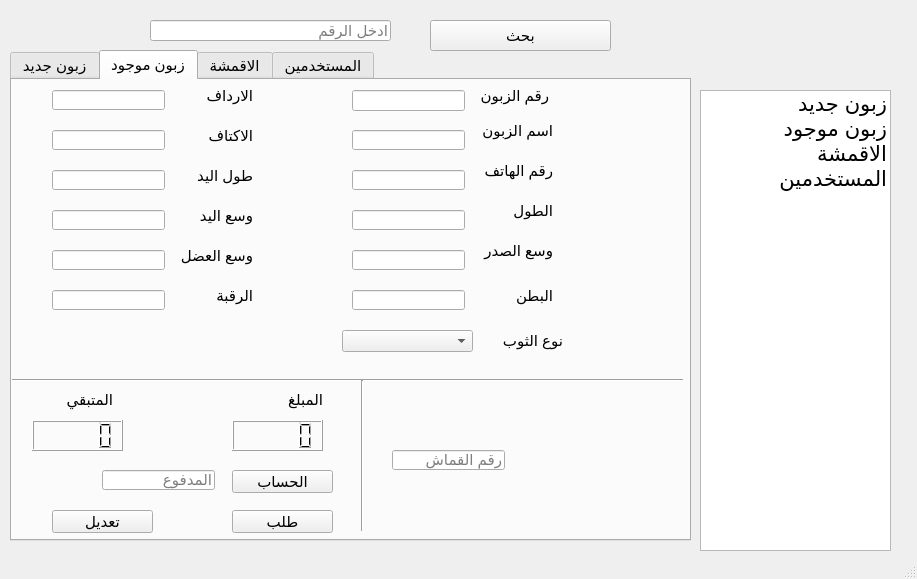
<?xml version="1.0" encoding="UTF-8"?>
<ui version="4.0">
 <class>MainWindow</class>
 <widget class="QMainWindow" name="MainWindow">
  <property name="geometry">
   <rect>
    <x>0</x>
    <y>0</y>
    <width>917</width>
    <height>579</height>
   </rect>
  </property>
  <property name="font">
   <font>
    <pointsize>11</pointsize>
   </font>
  </property>
  <property name="windowTitle">
   <string>MainWindow</string>
  </property>
  <widget class="QWidget" name="centralwidget">
   <widget class="QTabWidget" name="tabWidget">
    <property name="geometry">
     <rect>
      <x>10</x>
      <y>50</y>
      <width>681</width>
      <height>491</height>
     </rect>
    </property>
    <property name="currentIndex">
     <number>1</number>
    </property>
    <widget class="QWidget" name="tab">
     <attribute name="title">
      <string>زبون جديد</string>
     </attribute>
     <widget class="QLineEdit" name="lineEdit_3">
      <property name="geometry">
       <rect>
        <x>340</x>
        <y>40</y>
        <width>113</width>
        <height>20</height>
       </rect>
      </property>
      <property name="placeholderText">
       <string/>
      </property>
     </widget>
     <widget class="QLineEdit" name="lineEdit_4">
      <property name="geometry">
       <rect>
        <x>340</x>
        <y>90</y>
        <width>113</width>
        <height>20</height>
       </rect>
      </property>
      <property name="placeholderText">
       <string/>
      </property>
     </widget>
     <widget class="QLineEdit" name="lineEdit_5">
      <property name="geometry">
       <rect>
        <x>340</x>
        <y>140</y>
        <width>113</width>
        <height>20</height>
       </rect>
      </property>
      <property name="placeholderText">
       <string/>
      </property>
     </widget>
     <widget class="QLineEdit" name="lineEdit_6">
      <property name="geometry">
       <rect>
        <x>340</x>
        <y>190</y>
        <width>113</width>
        <height>20</height>
       </rect>
      </property>
      <property name="placeholderText">
       <string/>
      </property>
     </widget>
     <widget class="QLineEdit" name="lineEdit_7">
      <property name="geometry">
       <rect>
        <x>340</x>
        <y>240</y>
        <width>113</width>
        <height>20</height>
       </rect>
      </property>
      <property name="placeholderText">
       <string/>
      </property>
     </widget>
     <widget class="QLineEdit" name="lineEdit_8">
      <property name="geometry">
       <rect>
        <x>40</x>
        <y>40</y>
        <width>113</width>
        <height>20</height>
       </rect>
      </property>
      <property name="placeholderText">
       <string/>
      </property>
     </widget>
     <widget class="QLineEdit" name="lineEdit_9">
      <property name="geometry">
       <rect>
        <x>40</x>
        <y>90</y>
        <width>113</width>
        <height>20</height>
       </rect>
      </property>
      <property name="text">
       <string/>
      </property>
      <property name="placeholderText">
       <string/>
      </property>
     </widget>
     <widget class="QLineEdit" name="lineEdit_10">
      <property name="geometry">
       <rect>
        <x>40</x>
        <y>140</y>
        <width>113</width>
        <height>20</height>
       </rect>
      </property>
      <property name="placeholderText">
       <string/>
      </property>
     </widget>
     <widget class="QLineEdit" name="lineEdit_11">
      <property name="geometry">
       <rect>
        <x>40</x>
        <y>190</y>
        <width>113</width>
        <height>20</height>
       </rect>
      </property>
      <property name="placeholderText">
       <string/>
      </property>
     </widget>
     <widget class="QLineEdit" name="lineEdit_12">
      <property name="geometry">
       <rect>
        <x>40</x>
        <y>240</y>
        <width>113</width>
        <height>20</height>
       </rect>
      </property>
      <property name="placeholderText">
       <string/>
      </property>
     </widget>
     <widget class="QLineEdit" name="lineEdit_13">
      <property name="geometry">
       <rect>
        <x>40</x>
        <y>290</y>
        <width>113</width>
        <height>20</height>
       </rect>
      </property>
      <property name="placeholderText">
       <string/>
      </property>
     </widget>
     <widget class="QPushButton" name="save_newclint">
      <property name="geometry">
       <rect>
        <x>304</x>
        <y>340</y>
        <width>131</width>
        <height>31</height>
       </rect>
      </property>
      <property name="text">
       <string>حفظ</string>
      </property>
     </widget>
     <widget class="QPushButton" name="pushButton_3">
      <property name="geometry">
       <rect>
        <x>50</x>
        <y>340</y>
        <width>131</width>
        <height>31</height>
       </rect>
      </property>
      <property name="text">
       <string>طلب</string>
      </property>
     </widget>
     <widget class="QLabel" name="label_25">
      <property name="geometry">
       <rect>
        <x>456</x>
        <y>40</y>
        <width>91</width>
        <height>21</height>
       </rect>
      </property>
      <property name="text">
       <string>اسم الزبون</string>
      </property>
     </widget>
     <widget class="QLabel" name="label_26">
      <property name="geometry">
       <rect>
        <x>460</x>
        <y>90</y>
        <width>91</width>
        <height>21</height>
       </rect>
      </property>
      <property name="text">
       <string>رقم الهاتف</string>
      </property>
     </widget>
     <widget class="QLabel" name="label_27">
      <property name="geometry">
       <rect>
        <x>460</x>
        <y>130</y>
        <width>91</width>
        <height>21</height>
       </rect>
      </property>
      <property name="text">
       <string>الطول</string>
      </property>
     </widget>
     <widget class="QLabel" name="label_28">
      <property name="geometry">
       <rect>
        <x>460</x>
        <y>180</y>
        <width>91</width>
        <height>21</height>
       </rect>
      </property>
      <property name="text">
       <string>وسع الصدر</string>
      </property>
     </widget>
     <widget class="QLabel" name="label_29">
      <property name="geometry">
       <rect>
        <x>460</x>
        <y>240</y>
        <width>91</width>
        <height>21</height>
       </rect>
      </property>
      <property name="text">
       <string>البطن</string>
      </property>
     </widget>
     <widget class="QLabel" name="label_30">
      <property name="geometry">
       <rect>
        <x>170</x>
        <y>40</y>
        <width>91</width>
        <height>21</height>
       </rect>
      </property>
      <property name="text">
       <string>الارداف</string>
      </property>
     </widget>
     <widget class="QLabel" name="label_31">
      <property name="geometry">
       <rect>
        <x>170</x>
        <y>90</y>
        <width>91</width>
        <height>21</height>
       </rect>
      </property>
      <property name="text">
       <string>الاكتاف</string>
      </property>
     </widget>
     <widget class="QLabel" name="label_32">
      <property name="geometry">
       <rect>
        <x>170</x>
        <y>140</y>
        <width>91</width>
        <height>21</height>
       </rect>
      </property>
      <property name="text">
       <string>طول اليد</string>
      </property>
     </widget>
     <widget class="QLabel" name="label_33">
      <property name="geometry">
       <rect>
        <x>170</x>
        <y>190</y>
        <width>91</width>
        <height>21</height>
       </rect>
      </property>
      <property name="text">
       <string>وسع اليد</string>
      </property>
     </widget>
     <widget class="QLabel" name="label_34">
      <property name="geometry">
       <rect>
        <x>170</x>
        <y>240</y>
        <width>91</width>
        <height>21</height>
       </rect>
      </property>
      <property name="text">
       <string>وسع العضل</string>
      </property>
     </widget>
     <widget class="QLabel" name="label_35">
      <property name="geometry">
       <rect>
        <x>170</x>
        <y>280</y>
        <width>91</width>
        <height>21</height>
       </rect>
      </property>
      <property name="text">
       <string>الرقبة</string>
      </property>
     </widget>
    </widget>
    <widget class="QWidget" name="tab_2">
     <attribute name="title">
      <string>زبون موجود</string>
     </attribute>
     <widget class="QLineEdit" name="lineEdit_14">
      <property name="geometry">
       <rect>
        <x>340</x>
        <y>10</y>
        <width>113</width>
        <height>21</height>
       </rect>
      </property>
      <property name="placeholderText">
       <string/>
      </property>
     </widget>
     <widget class="QLineEdit" name="lineEdit_15">
      <property name="geometry">
       <rect>
        <x>340</x>
        <y>50</y>
        <width>113</width>
        <height>20</height>
       </rect>
      </property>
      <property name="placeholderText">
       <string/>
      </property>
     </widget>
     <widget class="QLineEdit" name="lineEdit_21">
      <property name="geometry">
       <rect>
        <x>40</x>
        <y>50</y>
        <width>113</width>
        <height>20</height>
       </rect>
      </property>
      <property name="text">
       <string/>
      </property>
      <property name="placeholderText">
       <string/>
      </property>
     </widget>
     <widget class="QLineEdit" name="lineEdit_20">
      <property name="geometry">
       <rect>
        <x>40</x>
        <y>10</y>
        <width>113</width>
        <height>20</height>
       </rect>
      </property>
      <property name="placeholderText">
       <string/>
      </property>
     </widget>
     <widget class="QLineEdit" name="lineEdit_24">
      <property name="geometry">
       <rect>
        <x>40</x>
        <y>170</y>
        <width>113</width>
        <height>20</height>
       </rect>
      </property>
      <property name="placeholderText">
       <string/>
      </property>
     </widget>
     <widget class="QLineEdit" name="lineEdit_23">
      <property name="geometry">
       <rect>
        <x>40</x>
        <y>130</y>
        <width>113</width>
        <height>20</height>
       </rect>
      </property>
      <property name="placeholderText">
       <string/>
      </property>
     </widget>
     <widget class="QLineEdit" name="lineEdit_16">
      <property name="geometry">
       <rect>
        <x>340</x>
        <y>90</y>
        <width>113</width>
        <height>20</height>
       </rect>
      </property>
      <property name="placeholderText">
       <string/>
      </property>
     </widget>
     <widget class="QLineEdit" name="lineEdit_19">
      <property name="geometry">
       <rect>
        <x>340</x>
        <y>210</y>
        <width>113</width>
        <height>20</height>
       </rect>
      </property>
      <property name="placeholderText">
       <string/>
      </property>
     </widget>
     <widget class="QLineEdit" name="lineEdit_22">
      <property name="geometry">
       <rect>
        <x>40</x>
        <y>90</y>
        <width>113</width>
        <height>20</height>
       </rect>
      </property>
      <property name="placeholderText">
       <string/>
      </property>
     </widget>
     <widget class="QLineEdit" name="lineEdit_17">
      <property name="geometry">
       <rect>
        <x>340</x>
        <y>130</y>
        <width>113</width>
        <height>20</height>
       </rect>
      </property>
      <property name="placeholderText">
       <string/>
      </property>
     </widget>
     <widget class="QLineEdit" name="lineEdit_18">
      <property name="geometry">
       <rect>
        <x>340</x>
        <y>170</y>
        <width>113</width>
        <height>20</height>
       </rect>
      </property>
      <property name="placeholderText">
       <string/>
      </property>
     </widget>
     <widget class="QLineEdit" name="lineEdit_25">
      <property name="geometry">
       <rect>
        <x>40</x>
        <y>210</y>
        <width>113</width>
        <height>20</height>
       </rect>
      </property>
      <property name="placeholderText">
       <string/>
      </property>
     </widget>
     <widget class="QPushButton" name="order_new_drees">
      <property name="geometry">
       <rect>
        <x>220</x>
        <y>430</y>
        <width>101</width>
        <height>23</height>
       </rect>
      </property>
      <property name="text">
       <string>طلب</string>
      </property>
     </widget>
     <widget class="QLineEdit" name="lineEdit_26">
      <property name="geometry">
       <rect>
        <x>380</x>
        <y>370</y>
        <width>113</width>
        <height>20</height>
       </rect>
      </property>
      <property name="placeholderText">
       <string>رقم القماش</string>
      </property>
     </widget>
     <widget class="Line" name="line">
      <property name="geometry">
       <rect>
        <x>0</x>
        <y>290</y>
        <width>671</width>
        <height>20</height>
       </rect>
      </property>
      <property name="orientation">
       <enum>Qt::Horizontal</enum>
      </property>
     </widget>
     <widget class="Line" name="line_2">
      <property name="geometry">
       <rect>
        <x>340</x>
        <y>300</y>
        <width>20</width>
        <height>151</height>
       </rect>
      </property>
      <property name="orientation">
       <enum>Qt::Vertical</enum>
      </property>
     </widget>
     <widget class="QLineEdit" name="lineEdit_27">
      <property name="geometry">
       <rect>
        <x>90</x>
        <y>390</y>
        <width>113</width>
        <height>20</height>
       </rect>
      </property>
      <property name="placeholderText">
       <string>المدفوع</string>
      </property>
     </widget>
     <widget class="QLabel" name="label">
      <property name="geometry">
       <rect>
        <x>250</x>
        <y>310</y>
        <width>61</width>
        <height>20</height>
       </rect>
      </property>
      <property name="text">
       <string>المبلغ</string>
      </property>
     </widget>
     <widget class="QLCDNumber" name="lcdNumber">
      <property name="geometry">
       <rect>
        <x>220</x>
        <y>340</y>
        <width>91</width>
        <height>31</height>
       </rect>
      </property>
     </widget>
     <widget class="QPushButton" name="price_of_clint">
      <property name="geometry">
       <rect>
        <x>220</x>
        <y>390</y>
        <width>101</width>
        <height>23</height>
       </rect>
      </property>
      <property name="text">
       <string>الحساب</string>
      </property>
     </widget>
     <widget class="QPushButton" name="update_clint_size">
      <property name="geometry">
       <rect>
        <x>40</x>
        <y>430</y>
        <width>101</width>
        <height>23</height>
       </rect>
      </property>
      <property name="text">
       <string>تعديل</string>
      </property>
     </widget>
     <widget class="QComboBox" name="dress_type">
      <property name="geometry">
       <rect>
        <x>330</x>
        <y>250</y>
        <width>131</width>
        <height>22</height>
       </rect>
      </property>
      <item>
       <property name="text">
        <string/>
       </property>
      </item>
     </widget>
     <widget class="QLabel" name="label_2">
      <property name="geometry">
       <rect>
        <x>466</x>
        <y>0</y>
        <width>71</width>
        <height>31</height>
       </rect>
      </property>
      <property name="text">
       <string>رقم الزبون</string>
      </property>
     </widget>
     <widget class="QLabel" name="label_3">
      <property name="geometry">
       <rect>
        <x>460</x>
        <y>30</y>
        <width>81</width>
        <height>41</height>
       </rect>
      </property>
      <property name="text">
       <string>اسم الزبون</string>
      </property>
     </widget>
     <widget class="QLabel" name="label_4">
      <property name="geometry">
       <rect>
        <x>460</x>
        <y>70</y>
        <width>81</width>
        <height>41</height>
       </rect>
      </property>
      <property name="text">
       <string>رقم الهاتف</string>
      </property>
     </widget>
     <widget class="QLabel" name="label_5">
      <property name="geometry">
       <rect>
        <x>460</x>
        <y>110</y>
        <width>81</width>
        <height>41</height>
       </rect>
      </property>
      <property name="text">
       <string>الطول</string>
      </property>
     </widget>
     <widget class="QLabel" name="label_6">
      <property name="geometry">
       <rect>
        <x>460</x>
        <y>150</y>
        <width>81</width>
        <height>41</height>
       </rect>
      </property>
      <property name="text">
       <string>وسع الصدر</string>
      </property>
     </widget>
     <widget class="QLabel" name="label_7">
      <property name="geometry">
       <rect>
        <x>460</x>
        <y>200</y>
        <width>81</width>
        <height>31</height>
       </rect>
      </property>
      <property name="text">
       <string>البطن</string>
      </property>
     </widget>
     <widget class="QLabel" name="label_8">
      <property name="geometry">
       <rect>
        <x>480</x>
        <y>250</y>
        <width>71</width>
        <height>21</height>
       </rect>
      </property>
      <property name="text">
       <string>نوع الثوب</string>
      </property>
     </widget>
     <widget class="QLabel" name="label_9">
      <property name="geometry">
       <rect>
        <x>160</x>
        <y>0</y>
        <width>81</width>
        <height>31</height>
       </rect>
      </property>
      <property name="text">
       <string>الارداف</string>
      </property>
     </widget>
     <widget class="QLabel" name="label_10">
      <property name="geometry">
       <rect>
        <x>160</x>
        <y>40</y>
        <width>81</width>
        <height>31</height>
       </rect>
      </property>
      <property name="text">
       <string>الاكتاف</string>
      </property>
     </widget>
     <widget class="QLabel" name="label_11">
      <property name="geometry">
       <rect>
        <x>160</x>
        <y>80</y>
        <width>81</width>
        <height>31</height>
       </rect>
      </property>
      <property name="text">
       <string>طول اليد</string>
      </property>
     </widget>
     <widget class="QLabel" name="label_12">
      <property name="geometry">
       <rect>
        <x>160</x>
        <y>120</y>
        <width>81</width>
        <height>31</height>
       </rect>
      </property>
      <property name="text">
       <string>وسع اليد</string>
      </property>
     </widget>
     <widget class="QLabel" name="label_13">
      <property name="geometry">
       <rect>
        <x>160</x>
        <y>160</y>
        <width>81</width>
        <height>31</height>
       </rect>
      </property>
      <property name="text">
       <string>وسع العضل</string>
      </property>
     </widget>
     <widget class="QLabel" name="label_14">
      <property name="geometry">
       <rect>
        <x>160</x>
        <y>200</y>
        <width>81</width>
        <height>31</height>
       </rect>
      </property>
      <property name="text">
       <string>الرقبة</string>
      </property>
     </widget>
     <widget class="QLCDNumber" name="lcdNumber_2">
      <property name="geometry">
       <rect>
        <x>20</x>
        <y>340</y>
        <width>91</width>
        <height>31</height>
       </rect>
      </property>
     </widget>
     <widget class="QLabel" name="label_36">
      <property name="geometry">
       <rect>
        <x>40</x>
        <y>310</y>
        <width>61</width>
        <height>20</height>
       </rect>
      </property>
      <property name="text">
       <string>المتبقي</string>
      </property>
     </widget>
    </widget>
    <widget class="QWidget" name="tab_3">
     <attribute name="title">
      <string>الاقمشة</string>
     </attribute>
     <widget class="QLineEdit" name="lineEdit_28">
      <property name="geometry">
       <rect>
        <x>310</x>
        <y>40</y>
        <width>113</width>
        <height>20</height>
       </rect>
      </property>
      <property name="placeholderText">
       <string/>
      </property>
     </widget>
     <widget class="QLineEdit" name="lineEdit_29">
      <property name="geometry">
       <rect>
        <x>10</x>
        <y>40</y>
        <width>113</width>
        <height>20</height>
       </rect>
      </property>
      <property name="placeholderText">
       <string/>
      </property>
     </widget>
     <widget class="QLineEdit" name="lineEdit_30">
      <property name="geometry">
       <rect>
        <x>310</x>
        <y>90</y>
        <width>113</width>
        <height>20</height>
       </rect>
      </property>
      <property name="placeholderText">
       <string/>
      </property>
     </widget>
     <widget class="QLineEdit" name="lineEdit_31">
      <property name="geometry">
       <rect>
        <x>10</x>
        <y>80</y>
        <width>113</width>
        <height>20</height>
       </rect>
      </property>
      <property name="placeholderText">
       <string/>
      </property>
     </widget>
     <widget class="QLineEdit" name="lineEdit_32">
      <property name="geometry">
       <rect>
        <x>310</x>
        <y>140</y>
        <width>113</width>
        <height>20</height>
       </rect>
      </property>
      <property name="placeholderText">
       <string/>
      </property>
     </widget>
     <widget class="QLineEdit" name="lineEdit_33">
      <property name="geometry">
       <rect>
        <x>10</x>
        <y>120</y>
        <width>111</width>
        <height>20</height>
       </rect>
      </property>
      <property name="placeholderText">
       <string/>
      </property>
     </widget>
     <widget class="QLineEdit" name="lineEdit_34">
      <property name="geometry">
       <rect>
        <x>310</x>
        <y>190</y>
        <width>111</width>
        <height>20</height>
       </rect>
      </property>
      <property name="placeholderText">
       <string/>
      </property>
     </widget>
     <widget class="QLineEdit" name="lineEdit_35">
      <property name="geometry">
       <rect>
        <x>10</x>
        <y>160</y>
        <width>113</width>
        <height>20</height>
       </rect>
      </property>
      <property name="placeholderText">
       <string/>
      </property>
     </widget>
     <widget class="QLineEdit" name="lineEdit_36">
      <property name="geometry">
       <rect>
        <x>310</x>
        <y>230</y>
        <width>111</width>
        <height>20</height>
       </rect>
      </property>
      <property name="placeholderText">
       <string/>
      </property>
     </widget>
     <widget class="QLineEdit" name="lineEdit_37">
      <property name="geometry">
       <rect>
        <x>10</x>
        <y>200</y>
        <width>111</width>
        <height>20</height>
       </rect>
      </property>
      <property name="placeholderText">
       <string/>
      </property>
     </widget>
     <widget class="QPushButton" name="updata_existing_fabric">
      <property name="geometry">
       <rect>
        <x>110</x>
        <y>310</y>
        <width>101</width>
        <height>31</height>
       </rect>
      </property>
      <property name="text">
       <string>تعديل</string>
      </property>
     </widget>
     <widget class="QPushButton" name="add_new_fabric">
      <property name="geometry">
       <rect>
        <x>280</x>
        <y>310</y>
        <width>151</width>
        <height>31</height>
       </rect>
      </property>
      <property name="text">
       <string>اضافة قماش جديد</string>
      </property>
     </widget>
     <widget class="QLabel" name="label_15">
      <property name="geometry">
       <rect>
        <x>460</x>
        <y>30</y>
        <width>101</width>
        <height>31</height>
       </rect>
      </property>
      <property name="text">
       <string>رقم القماش</string>
      </property>
     </widget>
     <widget class="QLabel" name="label_16">
      <property name="geometry">
       <rect>
        <x>460</x>
        <y>80</y>
        <width>101</width>
        <height>31</height>
       </rect>
      </property>
      <property name="text">
       <string>اسم القماش</string>
      </property>
     </widget>
     <widget class="QLabel" name="label_17">
      <property name="geometry">
       <rect>
        <x>460</x>
        <y>130</y>
        <width>101</width>
        <height>31</height>
       </rect>
      </property>
      <property name="text">
       <string>عدد اللفات</string>
      </property>
     </widget>
     <widget class="QLabel" name="label_18">
      <property name="geometry">
       <rect>
        <x>430</x>
        <y>180</y>
        <width>131</width>
        <height>31</height>
       </rect>
      </property>
      <property name="text">
       <string>عدد الامتار في اللفة</string>
      </property>
     </widget>
     <widget class="QLabel" name="label_19">
      <property name="geometry">
       <rect>
        <x>430</x>
        <y>220</y>
        <width>131</width>
        <height>31</height>
       </rect>
      </property>
      <property name="text">
       <string>الامتار المستخدمة</string>
      </property>
     </widget>
     <widget class="QLabel" name="label_20">
      <property name="geometry">
       <rect>
        <x>160</x>
        <y>30</y>
        <width>81</width>
        <height>31</height>
       </rect>
      </property>
      <property name="text">
       <string>سعر المتر</string>
      </property>
     </widget>
     <widget class="QLabel" name="label_21">
      <property name="geometry">
       <rect>
        <x>170</x>
        <y>70</y>
        <width>71</width>
        <height>31</height>
       </rect>
      </property>
      <property name="text">
       <string>سعر اللفة</string>
      </property>
     </widget>
     <widget class="QLabel" name="label_22">
      <property name="geometry">
       <rect>
        <x>140</x>
        <y>110</y>
        <width>141</width>
        <height>31</height>
       </rect>
      </property>
      <property name="text">
       <string>السعر الاجمالي للفات</string>
      </property>
     </widget>
     <widget class="QLabel" name="label_23">
      <property name="geometry">
       <rect>
        <x>170</x>
        <y>150</y>
        <width>47</width>
        <height>31</height>
       </rect>
      </property>
      <property name="text">
       <string>اللون</string>
      </property>
     </widget>
     <widget class="QLabel" name="label_24">
      <property name="geometry">
       <rect>
        <x>140</x>
        <y>190</y>
        <width>111</width>
        <height>31</height>
       </rect>
      </property>
      <property name="text">
       <string>عدد الامتار الكلي</string>
      </property>
     </widget>
    </widget>
    <widget class="QWidget" name="tab_4">
     <attribute name="title">
      <string>المستخدمين</string>
     </attribute>
     <widget class="QGroupBox" name="groupBox">
      <property name="enabled">
       <bool>true</bool>
      </property>
      <property name="geometry">
       <rect>
        <x>350</x>
        <y>10</y>
        <width>321</width>
        <height>441</height>
       </rect>
      </property>
      <property name="title">
       <string>اضافة مستخدم جديد</string>
      </property>
      <widget class="QLineEdit" name="lineEdit_44">
       <property name="geometry">
        <rect>
         <x>20</x>
         <y>40</y>
         <width>291</width>
         <height>31</height>
        </rect>
       </property>
       <property name="placeholderText">
        <string>ادخل اسم المستخدم</string>
       </property>
      </widget>
      <widget class="QPushButton" name="add_user">
       <property name="geometry">
        <rect>
         <x>90</x>
         <y>350</y>
         <width>151</width>
         <height>31</height>
        </rect>
       </property>
       <property name="text">
        <string>اضافة مستخدم</string>
       </property>
      </widget>
      <widget class="QLineEdit" name="lineEdit_45">
       <property name="geometry">
        <rect>
         <x>20</x>
         <y>100</y>
         <width>291</width>
         <height>31</height>
        </rect>
       </property>
       <property name="echoMode">
        <enum>QLineEdit::Password</enum>
       </property>
       <property name="placeholderText">
        <string>ادخل كلمة السر</string>
       </property>
      </widget>
      <widget class="QLineEdit" name="lineEdit_46">
       <property name="geometry">
        <rect>
         <x>20</x>
         <y>160</y>
         <width>291</width>
         <height>31</height>
        </rect>
       </property>
       <property name="echoMode">
        <enum>QLineEdit::Password</enum>
       </property>
       <property name="placeholderText">
        <string>ادخل كلمة السر مرة اخرى</string>
       </property>
      </widget>
     </widget>
     <widget class="QGroupBox" name="groupBox_2">
      <property name="geometry">
       <rect>
        <x>9</x>
        <y>10</y>
        <width>331</width>
        <height>441</height>
       </rect>
      </property>
      <property name="title">
       <string>تعديل معلومات مستخدم</string>
      </property>
      <widget class="QLineEdit" name="lineEdit_42">
       <property name="geometry">
        <rect>
         <x>20</x>
         <y>40</y>
         <width>291</width>
         <height>31</height>
        </rect>
       </property>
       <property name="placeholderText">
        <string>ادخل اسم المستخدم</string>
       </property>
      </widget>
      <widget class="QLineEdit" name="lineEdit_48">
       <property name="geometry">
        <rect>
         <x>20</x>
         <y>160</y>
         <width>291</width>
         <height>31</height>
        </rect>
       </property>
       <property name="echoMode">
        <enum>QLineEdit::Password</enum>
       </property>
       <property name="placeholderText">
        <string>ادخل كلمة السر الجديدة</string>
       </property>
      </widget>
      <widget class="QLineEdit" name="lineEdit_47">
       <property name="geometry">
        <rect>
         <x>20</x>
         <y>100</y>
         <width>291</width>
         <height>31</height>
        </rect>
       </property>
       <property name="placeholderText">
        <string>ادخل كلمة السر</string>
       </property>
      </widget>
      <widget class="QLineEdit" name="lineEdit_49">
       <property name="geometry">
        <rect>
         <x>20</x>
         <y>220</y>
         <width>291</width>
         <height>31</height>
        </rect>
       </property>
       <property name="echoMode">
        <enum>QLineEdit::Password</enum>
       </property>
       <property name="placeholderText">
        <string>ادخل كلمة السر الجديدة مرة اخرى</string>
       </property>
      </widget>
      <widget class="QPushButton" name="modfiy_user">
       <property name="geometry">
        <rect>
         <x>110</x>
         <y>340</y>
         <width>151</width>
         <height>31</height>
        </rect>
       </property>
       <property name="text">
        <string>تعديل مستخدم</string>
       </property>
      </widget>
     </widget>
    </widget>
   </widget>
   <widget class="QLineEdit" name="lineEdit">
    <property name="geometry">
     <rect>
      <x>150</x>
      <y>20</y>
      <width>241</width>
      <height>21</height>
     </rect>
    </property>
    <property name="placeholderText">
     <string>ادخل الرقم</string>
    </property>
   </widget>
   <widget class="QPushButton" name="search_clint">
    <property name="geometry">
     <rect>
      <x>430</x>
      <y>20</y>
      <width>181</width>
      <height>31</height>
     </rect>
    </property>
    <property name="text">
     <string>بحث</string>
    </property>
   </widget>
   <widget class="QListWidget" name="listWidget">
    <property name="geometry">
     <rect>
      <x>700</x>
      <y>90</y>
      <width>191</width>
      <height>461</height>
     </rect>
    </property>
    <property name="font">
     <font>
      <pointsize>16</pointsize>
     </font>
    </property>
    <property name="layoutDirection">
     <enum>Qt::RightToLeft</enum>
    </property>
    <item>
     <property name="text">
      <string>زبون جديد</string>
     </property>
    </item>
    <item>
     <property name="text">
      <string>زبون موجود</string>
     </property>
    </item>
    <item>
     <property name="text">
      <string>الاقمشة</string>
     </property>
    </item>
    <item>
     <property name="text">
      <string>المستخدمين</string>
     </property>
    </item>
   </widget>
  </widget>
  <widget class="QMenuBar" name="menubar">
   <property name="geometry">
    <rect>
     <x>0</x>
     <y>0</y>
     <width>917</width>
     <height>21</height>
    </rect>
   </property>
  </widget>
  <widget class="QStatusBar" name="statusbar"/>
 </widget>
 <resources/>
 <connections>
  <connection>
   <sender>listWidget</sender>
   <signal>currentRowChanged(int)</signal>
   <receiver>tabWidget</receiver>
   <slot>setCurrentIndex(int)</slot>
   <hints>
    <hint type="sourcelabel">
     <x>625</x>
     <y>120</y>
    </hint>
    <hint type="destinationlabel">
     <x>524</x>
     <y>109</y>
    </hint>
   </hints>
  </connection>
 </connections>
</ui>
